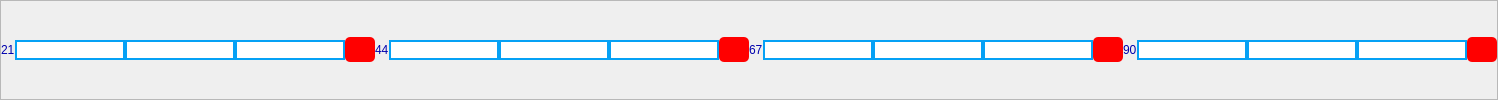
           <widget class="QFrame" name="frame_10">
            <property name="frameShape">
             <enum>QFrame::StyledPanel</enum>
            </property>
            <property name="frameShadow">
             <enum>QFrame::Raised</enum>
            </property>
            <layout class="QHBoxLayout" name="horizontalLayout_7">
             <property name="spacing">
              <number>0</number>
             </property>
             <property name="leftMargin">
              <number>0</number>
             </property>
             <property name="topMargin">
              <number>0</number>
             </property>
             <property name="rightMargin">
              <number>0</number>
             </property>
             <property name="bottomMargin">
              <number>0</number>
             </property>
             <item>
              <widget class="QLabel" name="label_17">
               <property name="styleSheet">
                <string notr="true">color:rgb(0, 0, 173); 
font: 75 8pt &quot;MS Shell Dlg 2&quot;;</string>
               </property>
               <property name="text">
                <string>21</string>
               </property>
              </widget>
             </item>
             <item>
              <widget class="QLineEdit" name="lineEdit_49">
               <property name="styleSheet">
                <string notr="true">border: 2px solid  rgb(5, 161, 245); 
background-color: rgb(255, 255, 255);
</string>
               </property>
              </widget>
             </item>
             <item>
              <widget class="QLineEdit" name="lineEdit_50">
               <property name="styleSheet">
                <string notr="true">border: 2px solid  rgb(5, 161, 245); 
background-color: rgb(255, 255, 255);
</string>
               </property>
              </widget>
             </item>
             <item>
              <widget class="QLineEdit" name="lineEdit_51">
               <property name="styleSheet">
                <string notr="true">border: 2px solid  rgb(5, 161, 245); 
background-color: rgb(255, 255, 255);
</string>
               </property>
              </widget>
             </item>
             <item>
              <widget class="QPushButton" name="pushButton_87">
               <property name="minimumSize">
                <size>
                 <width>0</width>
                 <height>25</height>
                </size>
               </property>
               <property name="maximumSize">
                <size>
                 <width>30</width>
                 <height>16777215</height>
                </size>
               </property>
               <property name="styleSheet">
                <string notr="true">background-color: rgb(0, 0, 0);
background-color: rgb(255, 0, 0);
border-radius: 5px;</string>
               </property>
               <property name="text">
                <string/>
               </property>
              </widget>
             </item>
             <item>
              <widget class="QLabel" name="label_18">
               <property name="styleSheet">
                <string notr="true">color:rgb(0, 0, 173); 
font: 75 8pt &quot;MS Shell Dlg 2&quot;;</string>
               </property>
               <property name="text">
                <string>44</string>
               </property>
              </widget>
             </item>
             <item>
              <widget class="QLineEdit" name="lineEdit_52">
               <property name="styleSheet">
                <string notr="true">border: 2px solid  rgb(5, 161, 245); 
background-color: rgb(255, 255, 255);
</string>
               </property>
              </widget>
             </item>
             <item>
              <widget class="QLineEdit" name="lineEdit_53">
               <property name="styleSheet">
                <string notr="true">border: 2px solid  rgb(5, 161, 245); 
background-color: rgb(255, 255, 255);
</string>
               </property>
              </widget>
             </item>
             <item>
              <widget class="QLineEdit" name="lineEdit_54">
               <property name="styleSheet">
                <string notr="true">border: 2px solid  rgb(5, 161, 245); 
background-color: rgb(255, 255, 255);
</string>
               </property>
              </widget>
             </item>
             <item>
              <widget class="QPushButton" name="pushButton_88">
               <property name="minimumSize">
                <size>
                 <width>0</width>
                 <height>25</height>
                </size>
               </property>
               <property name="maximumSize">
                <size>
                 <width>30</width>
                 <height>16777215</height>
                </size>
               </property>
               <property name="styleSheet">
                <string notr="true">background-color: rgb(0, 0, 0);
background-color: rgb(255, 0, 0);
border-radius: 5px;</string>
               </property>
               <property name="text">
                <string/>
               </property>
              </widget>
             </item>
             <item>
              <widget class="QLabel" name="label_19">
               <property name="styleSheet">
                <string notr="true">color:rgb(0, 0, 173); 
font: 75 8pt &quot;MS Shell Dlg 2&quot;;</string>
               </property>
               <property name="text">
                <string>67</string>
               </property>
              </widget>
             </item>
             <item>
              <widget class="QLineEdit" name="lineEdit_55">
               <property name="styleSheet">
                <string notr="true">border: 2px solid  rgb(5, 161, 245); 
background-color: rgb(255, 255, 255);
</string>
               </property>
              </widget>
             </item>
             <item>
              <widget class="QLineEdit" name="lineEdit_56">
               <property name="styleSheet">
                <string notr="true">border: 2px solid  rgb(5, 161, 245); 
background-color: rgb(255, 255, 255);
</string>
               </property>
              </widget>
             </item>
             <item>
              <widget class="QLineEdit" name="lineEdit_57">
               <property name="styleSheet">
                <string notr="true">border: 2px solid  rgb(5, 161, 245); 
background-color: rgb(255, 255, 255);
</string>
               </property>
              </widget>
             </item>
             <item>
              <widget class="QPushButton" name="pushButton_89">
               <property name="minimumSize">
                <size>
                 <width>0</width>
                 <height>25</height>
                </size>
               </property>
               <property name="maximumSize">
                <size>
                 <width>30</width>
                 <height>16777215</height>
                </size>
               </property>
               <property name="styleSheet">
                <string notr="true">background-color: rgb(0, 0, 0);
background-color: rgb(255, 0, 0);
border-radius: 5px;</string>
               </property>
               <property name="text">
                <string/>
               </property>
              </widget>
             </item>
             <item>
              <widget class="QLabel" name="label_308">
               <property name="styleSheet">
                <string notr="true">color:rgb(0, 0, 173); 
font: 75 8pt &quot;MS Shell Dlg 2&quot;;</string>
               </property>
               <property name="text">
                <string>90</string>
               </property>
              </widget>
             </item>
             <item>
              <widget class="QLineEdit" name="lineEdit_924">
               <property name="styleSheet">
                <string notr="true">border: 2px solid  rgb(5, 161, 245); 
background-color: rgb(255, 255, 255);
</string>
               </property>
              </widget>
             </item>
             <item>
              <widget class="QLineEdit" name="lineEdit_922">
               <property name="styleSheet">
                <string notr="true">border: 2px solid  rgb(5, 161, 245); 
background-color: rgb(255, 255, 255);
</string>
               </property>
              </widget>
             </item>
             <item>
              <widget class="QLineEdit" name="lineEdit_923">
               <property name="styleSheet">
                <string notr="true">border: 2px solid  rgb(5, 161, 245); 
background-color: rgb(255, 255, 255);
</string>
               </property>
              </widget>
             </item>
             <item>
              <widget class="QPushButton" name="pushButton_378">
               <property name="minimumSize">
                <size>
                 <width>0</width>
                 <height>25</height>
                </size>
               </property>
               <property name="maximumSize">
                <size>
                 <width>30</width>
                 <height>16777215</height>
                </size>
               </property>
               <property name="styleSheet">
                <string notr="true">background-color: rgb(0, 0, 0);
background-color: rgb(255, 0, 0);
border-radius: 5px;</string>
               </property>
               <property name="text">
                <string/>
               </property>
              </widget>
             </item>
            </layout>
           </widget>
